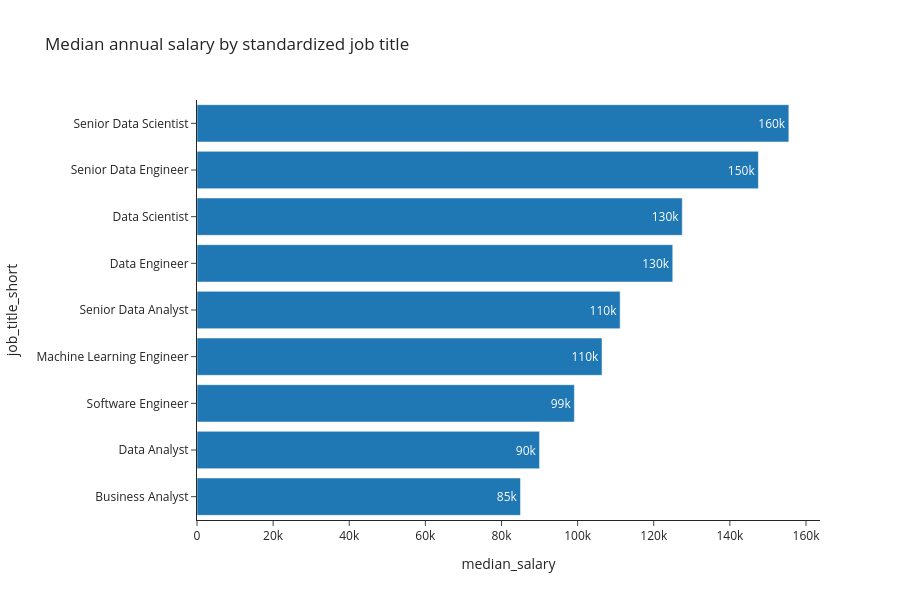

Write notebook code for a chart like this one.
### Code cell
fig = px.bar(
    salary_by_title.to_pandas(),
    x="median_salary",
    y="job_title_short",
    orientation="h",
    title="Median annual salary by standardized job title",
    text_auto=".2s",
    template="simple_white",
    height=600,
)
fig.update_yaxes(categoryorder="total ascending")
fig.show()

### Figure 1 — Plotly figure (JSON) as saved in the notebook; plotly's stock layout.template omitted (floating-point values rounded to 4 significant figures)
{"data": [{"hovertemplate": "median_salary=%{x}<br>job_title_short=%{y}<extra></extra>", "legendgroup": "", "marker": {"color": "#1F77B4", "pattern": {"shape": ""}}, "name": "", "orientation": "h", "showlegend": false, "textposition": "auto", "texttemplate": "%{x:.2s}", "type": "bar", "x": [155500.0, 147500.0, 127500.0, 125000.0, 111200.0, 106400.0, 99150.0, 90000.0, 85000.0], "xaxis": "x", "y": ["Senior Data Scientist", "Senior Data Engineer", "Data Scientist", "Data Engineer", "Senior Data Analyst", "Machine Learning Engineer", "Software Engineer", "Data Analyst", "Business Analyst"], "yaxis": "y"}], "layout": {"barmode": "relative", "height": 600, "legend": {"tracegroupgap": 0}, "title": {"text": "Median annual salary by standardized job title"}, "xaxis": {"anchor": "y", "domain": [0.0, 1.0], "title": {"text": "median_salary"}}, "yaxis": {"anchor": "x", "categoryorder": "total ascending", "domain": [0.0, 1.0], "title": {"text": "job_title_short"}}}}
